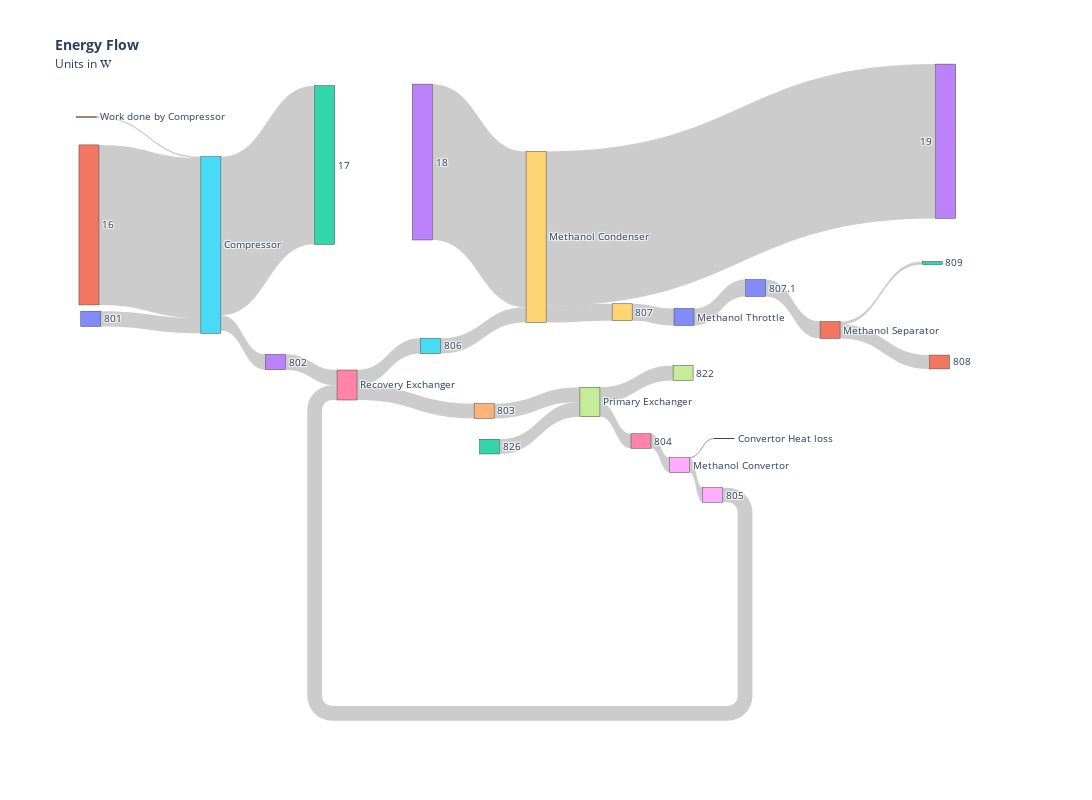

The cell this chart's notebook holds for it:
### Markdown cell above
# Sankey Diagram

### Code cell
S = {
    "801 Q": 217.11,
    "802 Q": 216.95,
    "803 Q": 209.11,
    "804 Q": 206.08,
    "805 Q": 209.58,
    "806 Q": 217.42,
    "807 Q": 239.99,
    "807.1 Q": 239.99,
    "808 Q": 196.68,
    "809 Q": 43.31,
    "822 Q": 212.34,
    "826 Q": 209.32,
    "16 Q": 2275.76,
    "17 Q": 2256.14,
    "18 Q": 2216.63,
    "19 Q": 2194.06,
    "Compressor Q": 19.79,
    "Convertor Q": 3.5, 
}

# OPTIMIZED NODE POSITIONS
nodes = [
    # Input streams (left side)
    node("801", 0, 20),           # Input to compressor
    node("16", 0, 40),            # Major input to compressor
    node("826", 0, 60),           # Input to primary exchanger
    node("18", 0, 80),            # Input to condenser
    
    # Energy inputs
    node("Work done by Compressor", 5, 10),  # Compressor work input
    
    # Equipment nodes (positioned in process flow order)
    node("Compressor", 15, 30),              # First equipment
    node("Recovery Exchanger", 35, 50),      # Second equipment  
    node("Primary Exchanger", 55, 40),       # Third equipment
    node("Methanol Convertor", 75, 60),      # Fourth equipment
    node("Methanol Condenser", 75, 20),      # Fifth equipment (parallel)
    node("Methanol Throttle", 85, 30),       # Sixth equipment
    node("Methanol Separator", 95, 40),      # Final equipment
    
    # Intermediate streams (positioned to minimize crossings)
    node("17", 25, 15),           # Compressor output
    node("802", 25, 45),          # Compressor to recovery exchanger
    node("803", 45, 65),          # Recovery exchanger output
    node("806", 45, 35),          # Recovery exchanger to condenser
    node("804", 65, 55),          # Primary exchanger output
    node("822", 65, 25),          # Primary exchanger output
    node("805", 85, 75),          # Convertor output (recycle)
    node("807", 85, 15),          # Condenser output
    node("807.1", 95, 25),        # Throttle output
    
    # Output streams (right side)
    node("808", 100, 50),         # Separator output L
    node("809", 100, 30),         # Separator output G
    node("19", 100, 10),          # Condenser output 
    
    # Energy outputs
    node("Convertor Heat loss", 85, 85),     # Heat loss from convertor
]

# Links remain the same
links = [
    link("801 Q", "801", "Compressor"),
    link("Compressor Q", "Work done by Compressor", "Compressor"),
    link("16 Q", "16", "Compressor"),
    link("17 Q", "Compressor", "17"),
    link("802 Q", "Compressor", "802"),
    #END OF COMPRESSOR SECTION
    link("802 Q", "802", "Recovery Exchanger"),
    link("805 Q", "805", "Recovery Exchanger"),
    link("803 Q", "Recovery Exchanger", "803"),
    link("806 Q", "Recovery Exchanger", "806"),
    #END OF RECOVERY HEAT EXCHANGER SECTION
    link("803 Q", "803", "Primary Exchanger"),
    link("826 Q", "826", "Primary Exchanger"),
    link("804 Q", "Primary Exchanger", "804"),
    link("822 Q", "Primary Exchanger", "822"),
    #END OF PRIMARY HEAT EXCHANGER SECTION
    link("804 Q", "804", "Methanol Convertor"),
    link("805 Q", "Methanol Convertor", "805"),
    link("Convertor Q", "Methanol Convertor", "Convertor Heat loss"),
    #END OF METHANOL CONVERTOR
    link("18 Q", "18", "Methanol Condenser"),
    link("806 Q", "806", "Methanol Condenser"),
    link("19 Q", "Methanol Condenser", "19"),
    link("807 Q", "Methanol Condenser", "807"),
    #END OF METHANOL CONDENSER
    link("807 Q", "807", "Methanol Throttle"),
    link("807.1 Q", "Methanol Throttle", "807.1"),
    #END OF METHANOL THROTTLE
    link("807.1 Q", "807.1","Methanol Separator"),
    link("808 Q", "Methanol Separator", "808"),
    link("809 Q", "Methanol Separator", "809"),
]

fig = get_sankey_figure(nodes, links, S)

plotly.io.write_json(fig, 'chart.json')

fig.show()

### Figure 1 — Plotly figure (JSON) as saved in the notebook; plotly's stock layout.template omitted (floating-point values rounded to 4 significant figures)
{"data": [{"arrangement": "freeform", "link": {"label": ["801 Q", "Compressor Q", "16 Q", "17 Q", "802 Q", "802 Q", "805 Q", "803 Q", "806 Q", "803 Q", "826 Q", "804 Q", "822 Q", "804 Q", "805 Q", "Convertor Q", "18 Q", "806 Q", "19 Q", "807 Q", "807 Q", "807.1 Q", "807.1 Q", "808 Q", "809 Q"], "source": [0, 4, 1, 5, 5, 13, 18, 6, 6, 14, 2, 7, 7, 16, 8, 8, 3, 15, 9, 9, 19, 10, 20, 11, 11], "target": [5, 5, 5, 12, 13, 6, 6, 14, 15, 7, 7, 16, 17, 8, 18, 24, 9, 9, 23, 19, 10, 20, 11, 21, 22], "value": [217.1, 19.79, 2276.0, 2256.0, 216.9, 216.9, 209.6, 209.1, 217.4, 209.1, 209.3, 206.1, 212.3, 206.1, 209.6, 3.5, 2217.0, 217.4, 2194.0, 240.0, 240.0, 240.0, 240.0, 196.7, 43.31]}, "node": {"hovertemplate": "%{label}", "label": ["801", "16", "826", "18", "Work done by Compressor", "Compressor", "Recovery Exchanger", "Primary Exchanger", "Methanol Convertor", "Methanol Condenser", "Methanol Throttle", "Methanol Separator", "17", "802", "803", "806", "804", "822", "805", "807", "807.1", "808", "809", "19", "Convertor Heat loss"], "x": [0.01154, 0.009615, 0.4394, 0.3673, 0.006731, 0.1404, 0.2865, 0.5471, 0.6433, 0.4894, 0.6481, 0.8048, 0.2625, 0.2096, 0.4337, 0.376, 0.6019, 0.6471, 0.6788, 0.5817, 0.725, 0.9221, 0.9144, 0.9288, 0.6913], "y": [0.3529, 0.2015, 0.559, 0.1001, 0.02742, 0.2339, 0.4597, 0.4871, 0.5887, 0.221, 0.35, 0.371, 0.1048, 0.4226, 0.5016, 0.3968, 0.55, 0.4403, 0.6371, 0.3423, 0.3032, 0.4226, 0.2629, 0.06653, 0.5458]}, "type": "sankey", "valuesuffix": " kW"}], "layout": {"autosize": false, "font": {"size": 10}, "height": 800, "title": {"text": "<b>Energy Flow</b><br><span style='font-size:smaller'>Units in <span style='font-family:monospace'>W</span></span>"}, "width": 1200}}
